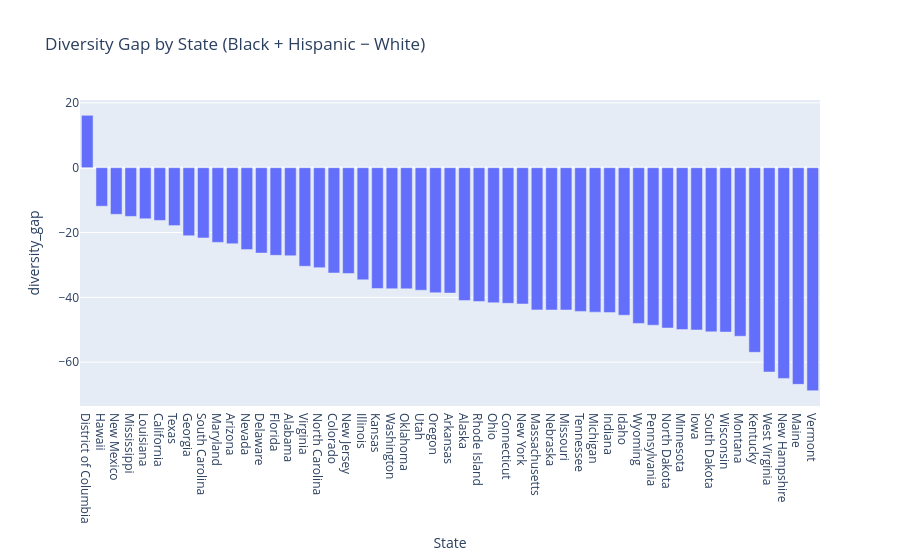

This figure's notebook cell:
### Code cell
import plotly.express as px

fig = px.bar(
    state_demo_sorted,
    x='State',
    y='diversity_gap',
    title='Diversity Gap by State (Black + Hispanic − White)',
)

fig.show()

### Figure 1 — Plotly figure (JSON) as saved in the notebook; plotly's stock layout.template omitted (floating-point values rounded to 4 significant figures)
{"data": [{"hovertemplate": "State=%{x}<br>diversity_gap=%{y}<extra></extra>", "legendgroup": "", "marker": {"color": "#636efa", "pattern": {"shape": ""}}, "name": "", "orientation": "v", "showlegend": false, "textposition": "auto", "type": "bar", "x": ["District of Columbia", "Hawaii", "New Mexico", "Mississippi", "Louisiana", "California", "Texas", "Georgia", "South Carolina", "Maryland", "Arizona", "Nevada", "Delaware", "Florida", "Alabama", "Virginia", "North Carolina", "Colorado", "New Jersey", "Illinois", "Kansas", "Washington", "Oklahoma", "Utah", "Oregon", "Arkansas", "Alaska", "Rhode Island", "Ohio", "Connecticut", "New York", "Massachusetts", "Nebraska", "Missouri", "Tennessee", "Michigan", "Indiana", "Idaho", "Wyoming", "Pennsylvania", "North Dakota", "Minnesota", "Iowa", "South Dakota", "Wisconsin", "Montana", "Kentucky", "West Virginia", "New Hampshire", "Maine", "Vermont"], "xaxis": "x", "y": [16.16, -11.89, -14.39, -15.03, -15.76, -16.27, -17.86, -20.99, -21.67, -23.05, -23.46, -25.25, -26.34, -27.03, -27.16, -30.41, -30.83, -32.48, -32.63, -34.59, -37.26, -37.32, -37.37, -37.8, -38.56, -38.68, -40.96, -41.28, -41.65, -41.85, -42.05, -43.87, -43.89, -43.9, -44.34, -44.56, -44.7, -45.51, -48.03, -48.59, -49.46, -49.94, -50.06, -50.63, -50.7, -52.0, -56.96, -63.03, -65.0, -66.83, -68.79], "yaxis": "y"}], "layout": {"barmode": "relative", "legend": {"tracegroupgap": 0}, "title": {"text": "Diversity Gap by State (Black + Hispanic − White)"}, "xaxis": {"anchor": "y", "domain": [0, 1], "title": {"text": "State"}}, "yaxis": {"anchor": "x", "domain": [0, 1], "title": {"text": "diversity_gap"}}}}
